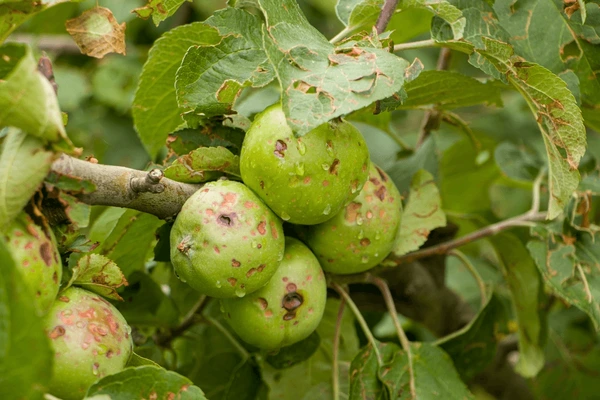
#> input picture backend/uploads/12f3cd43-3ba6-4640-a9cf-e48c1c4d2516.jpg, 600 x 400 px; its folder holds only this picture in this run
$ python test_spot_detector.py
#> lines starting #> are read from the running program, lines starting #| are printed output that depends on the picture; after the words box and inside, x2 and y2 are one past the last pixel; in counts of white or black regions, pixels touching at a corner belong together
import cv2
import numpy as np
import os

uploads_dir = os.path.join('backend', 'uploads')
files = [os.path.join(uploads_dir, f) for f in os.listdir(uploads_dir) if f.endswith('.jpg') and not f.startswith('gradcam_')][:6]

for filepath in files:
    img = cv2.imread(filepath)
#> img is the input picture: shape (400, 600, 3); mean B, G, R 43, 123.3, 113.4
    if img is None: continue

    hsv = cv2.cvtColor(img, cv2.COLOR_BGR2HSV)
#> hsv: shape (400, 600, 3); mean H, S, V 33.8, 183.4, 126.2
    gray = cv2.cvtColor(img, cv2.COLOR_BGR2GRAY)
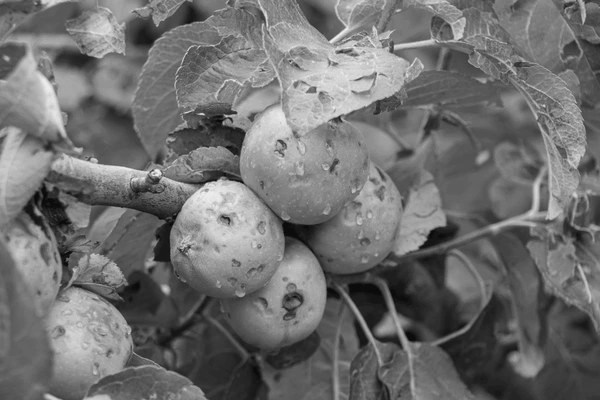
#> gray: shape (400, 600); min 6, max 243, mean 111.2

    # 1. Leaf Mask (Exclude background)
    _, mask_leaf = cv2.threshold(gray, 20, 255, cv2.THRESH_BINARY)
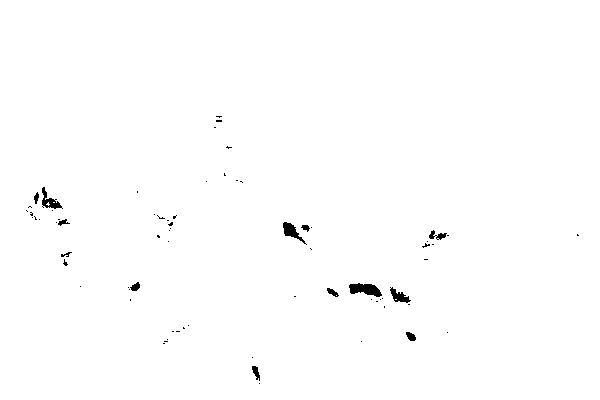
#> mask_leaf: shape (400, 600); 99.4% white; 71 black regions (58 under 20 px), largest, box (x1, y1, x2, y2) and area: (349, 283, 382, 297) 294, (283, 222, 307, 245) 194, (42, 187, 63, 209) 178
    leaf_pixels = max(1, np.sum(mask_leaf > 0))
#> leaf_pixels = 238521

    # 2. Pure Green Mask (Healthy tissue)
    # Green Hue is roughly 35-85, Saturation > 40, Value > 50
    lower_green = np.array([35, 40, 50])
    upper_green = np.array([85, 255, 255])
    mask_green = cv2.inRange(hsv, lower_green, upper_green)
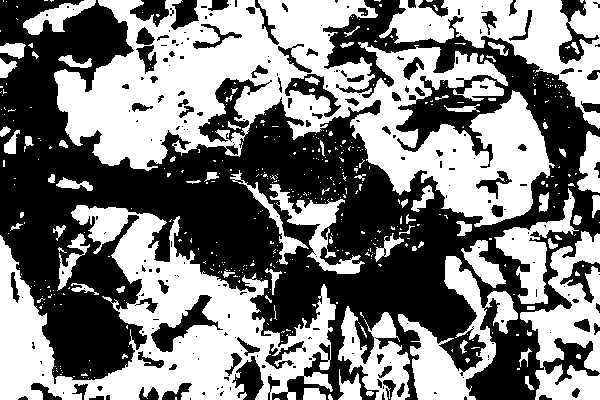
#> mask_green: shape (400, 600); 49% white; 462 white regions (385 under 20 px), largest, box (x1, y1, x2, y2) and area: (54, 0, 555, 227) 47857, (0, 205, 336, 400) 27696, (379, 0, 600, 129) 10067
    mask_green_leaf = cv2.bitwise_and(mask_green, mask_green, mask=mask_leaf)

    # 3. Dark Necrotic / Blight Spot Mask (Black, Dark Brown spots on leaf)
    # Dark spots have low brightness V < 75 within the leaf area
    mask_dark_spots = (gray < 75) & (mask_leaf > 0)
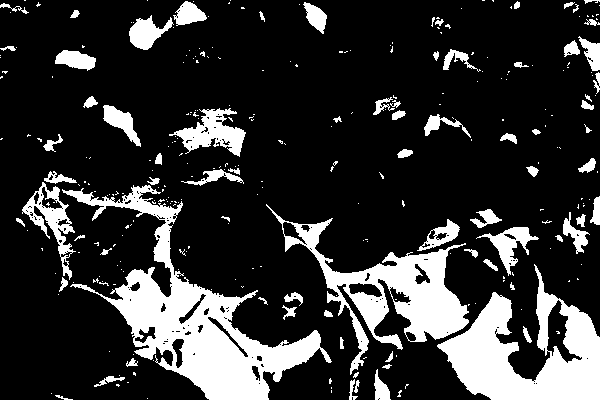
#> mask_dark_spots: shape (400, 600) bool; 19.8% white; 302 white regions (226 under 20 px), largest, box (x1, y1, x2, y2) and area: (62, 185, 332, 400) 14720, (437, 264, 600, 400) 10222, (266, 204, 469, 375) 8441

    # 4. Brown / Yellow / Red Lesion Mask
    lower_brown = np.array([0, 30, 20])
    upper_brown = np.array([30, 255, 220])
    mask_brown = cv2.inRange(hsv, lower_brown, upper_brown)
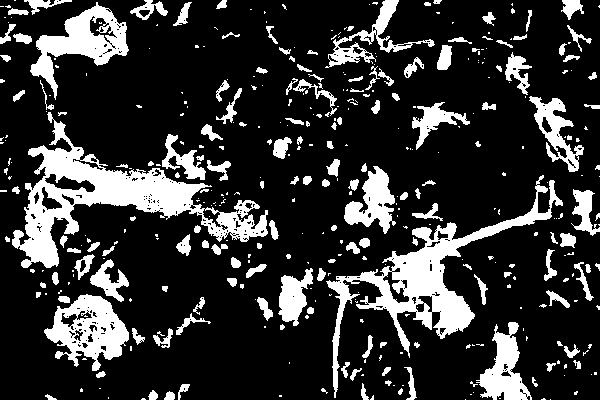
#> mask_brown: shape (400, 600); 20.1% white; 404 white regions (248 under 20 px), largest, box (x1, y1, x2, y2) and area: (12, 112, 268, 268) 10056, (326, 175, 563, 398) 7973, (30, 2, 129, 100) 3383
    mask_brown_leaf = cv2.bitwise_and(mask_brown, mask_brown, mask=mask_leaf)
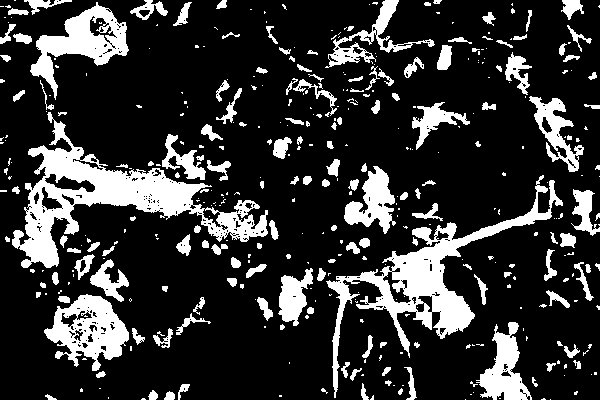
#> mask_brown_leaf: shape (400, 600); 20.1% white; 406 white regions (250 under 20 px), largest, box (x1, y1, x2, y2) and area: (12, 112, 268, 268) 10022, (326, 175, 563, 398) 7903, (30, 2, 129, 100) 3383

    # Combine all disease/lesion spot masks
    mask_disease_spots = cv2.bitwise_or(mask_dark_spots.astype(np.uint8)*255, mask_brown_leaf)
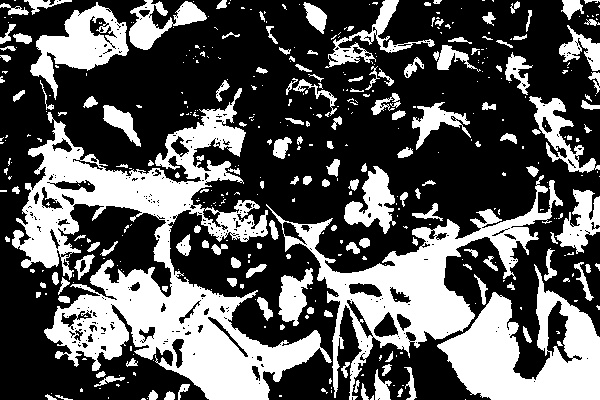
#> mask_disease_spots: shape (400, 600); 35.1% white; 431 white regions (276 under 20 px), largest, box (x1, y1, x2, y2) and area: (12, 88, 332, 400) 31768, (266, 175, 563, 400) 13668, (437, 264, 600, 400) 10756

    green_pct = (np.sum(mask_green_leaf > 0) / leaf_pixels) * 100.0
#> green_pct = 49.3
    disease_spot_pct = (np.sum(mask_disease_spots > 0) / leaf_pixels) * 100.0
#> disease_spot_pct = 35.29

    print("\n----------------------------------------------")
    print(f"File: {os.path.basename(filepath)}")
    print(f"  🌿 Green Ratio: {green_pct:.1f}%")
#|   🌿 Green Ratio: 49.3%
    print(f"  🚨 Disease / Dark Spot Ratio: {disease_spot_pct:.1f}%")
#|   🚨 Disease / Dark Spot Ratio: 35.3%

    if disease_spot_pct >= 6.0 or green_pct < 45.0:
        print("  ==> RESULT: DISEASED / CRITICAL LEAF ⚠️")
    else:
        print("  ==> RESULT: HEALTHY LEAF 🌿")

$ run again, on backend/uploads/14ae1a7c-27ab-4e67-9b9f-90a13afe20dc.jpg
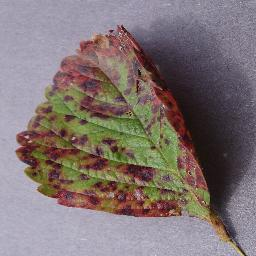
#> input picture backend/uploads/14ae1a7c-27ab-4e67-9b9f-90a13afe20dc.jpg, 256 x 256 px
#> img is the input picture: shape (256, 256, 3); mean B, G, R 115, 115.6, 127.9
#> hsv: shape (256, 256, 3); mean H, S, V 99.4, 63.7, 134.9
#> `_, mask_leaf = cv2.threshold(gray, 20, 255, cv2.THRESH_BINARY)`:
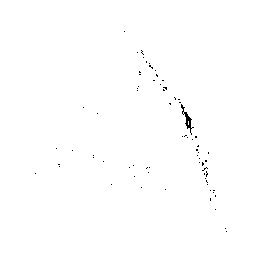
#> mask_leaf: shape (256, 256); 99.6% white; black in thin lines or dots, all inside (x1, y1, x2, y2) = (35, 31, 227, 232)
#> leaf_pixels = 65298
#> mask_green: shape (256, 256); 6.6% white; 21 white regions (13 under 20 px), largest, box (x1, y1, x2, y2) and area: (51, 95, 179, 173) 3495, (64, 162, 79, 178) 143, (76, 174, 100, 188) 131
#> mask_dark_spots: shape (256, 256) bool; 20.7% white; 322 white regions (288 under 20 px), largest, box (x1, y1, x2, y2) and area: (132, 38, 253, 242) 9106, (24, 128, 83, 182) 692, (17, 136, 42, 178) 391
#> mask_brown: shape (256, 256); 23.9% white; 11 white regions (7 under 20 px), largest, box (x1, y1, x2, y2) and area: (16, 33, 247, 256) 15534, (151, 141, 163, 151) 62, (217, 191, 222, 208) 49, (60, 72, 67, 77) 22
#> `mask_disease_spots = cv2.bitwise_or(mask_dark_spots.astype(np.uint8)*2..`:
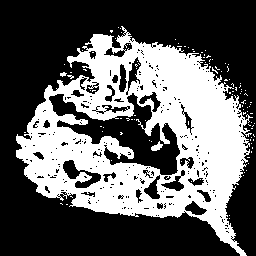
#> mask_disease_spots: shape (256, 256); 38% white; 109 white regions (106 under 20 px), largest, box (x1, y1, x2, y2) and area: (16, 26, 253, 256) 24535, (151, 141, 163, 151) 64, (60, 72, 67, 77) 22
#> green_pct = 6.67
#> disease_spot_pct = 38.1
#|   🌿 Green Ratio: 6.7%
#|   🚨 Disease / Dark Spot Ratio: 38.1%

$ run again, on backend/uploads/196bbd1e-9881-4249-96c8-af5ce4078e15.jpg
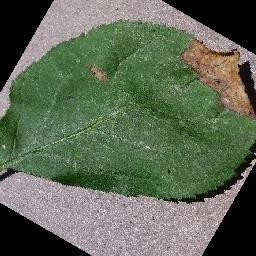
#> input picture backend/uploads/196bbd1e-9881-4249-96c8-af5ce4078e15.jpg, 256 x 256 px
#> img is the input picture: shape (256, 256, 3); mean B, G, R 84.7, 104.6, 93.7
#> hsv: shape (256, 256, 3); mean H, S, V 73.5, 69.5, 109.4
#> `_, mask_leaf = cv2.threshold(gray, 20, 255, cv2.THRESH_BINARY)`:
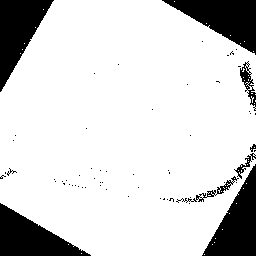
#> mask_leaf: shape (256, 256); 83.4% white; 62 black regions (53 under 20 px), largest, box (x1, y1, x2, y2) and area: (162, 0, 256, 55) 2598, (202, 164, 256, 256) 2541, (0, 0, 54, 92) 2509
#> leaf_pixels = 54671
#> mask_green: shape (256, 256); 49.2% white; 3 white regions (2 under 20 px), largest, box (x1, y1, x2, y2) and area: (0, 20, 256, 200) 32241
#> mask_dark_spots: shape (256, 256) bool; 9.3% white in thin lines or dots
#> mask_brown: shape (256, 256); 5.2% white; 47 white regions (42 under 20 px), largest, box (x1, y1, x2, y2) and area: (180, 35, 256, 119) 3075, (90, 66, 106, 80) 128, (185, 195, 212, 204) 46, (246, 154, 256, 166) 34, (236, 172, 242, 180) 20
#> mask_brown_leaf: shape (256, 256); 5% white; 67 white regions (65 under 20 px), largest, box (x1, y1, x2, y2) and area: (180, 35, 256, 119) 2973, (90, 66, 106, 80) 127
#> `mask_disease_spots = cv2.bitwise_or(mask_dark_spots.astype(np.uint8)*2..`:
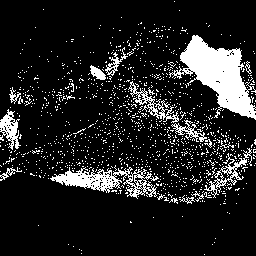
#> mask_disease_spots: shape (256, 256); 13.7% white; 1181 white regions (1163 under 20 px), largest, box (x1, y1, x2, y2) and area: (169, 35, 256, 120) 3171, (50, 167, 159, 199) 1346, (128, 81, 179, 123) 457
#> green_pct = 58.98
#> disease_spot_pct = 16.43
#|   🌿 Green Ratio: 59.0%
#|   🚨 Disease / Dark Spot Ratio: 16.4%
